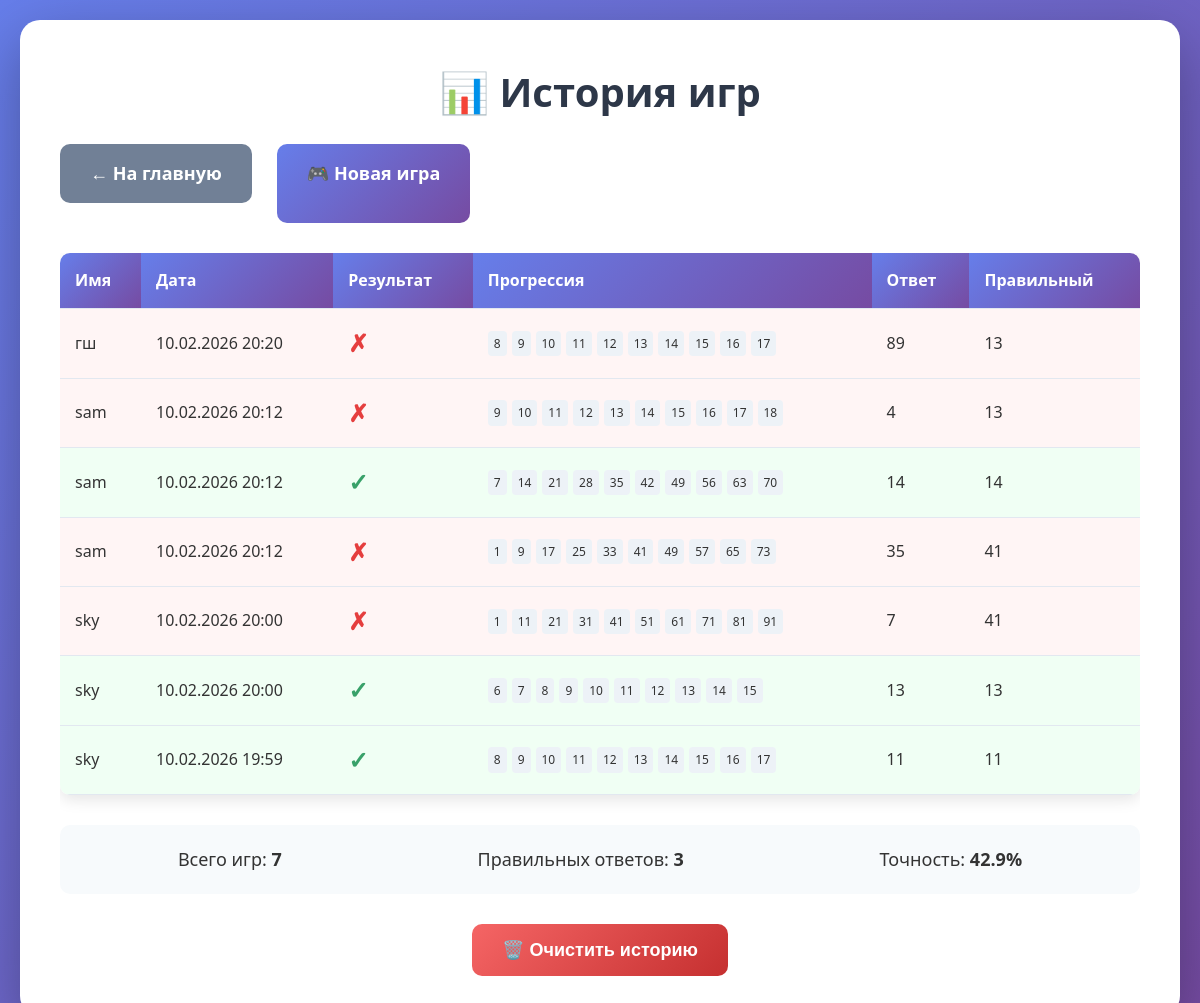
The app's page /history.php?cleared=1 with its own data.
### tables this page shows
CREATE TABLE games (
            id INTEGER PRIMARY KEY AUTOINCREMENT,
            player_name TEXT NOT NULL,
            progression TEXT NOT NULL,
            correct_answer INTEGER NOT NULL,
            user_answer INTEGER NOT NULL,
            is_correct BOOLEAN NOT NULL,
            created_at TIMESTAMP DEFAULT CURRENT_TIMESTAMP
        );

### src/Database.php (called while the page is built, shortened)
<?php
class Database
{
    private $pdo;
    public function __construct()
    {
        $dbPath = __DIR__ . '/../db/game.db';
        $dir = dirname($dbPath);
        $this->pdo = new PDO('sqlite:' . $dbPath);
        $this->pdo->setAttribute(PDO::ATTR_ERRMODE, PDO::ERRMODE_EXCEPTION);
    }
    private function createTable()
    {
        $sql = "CREATE TABLE IF NOT EXISTS games (
            id INTEGER PRIMARY KEY AUTOINCREMENT,
            player_name TEXT NOT NULL,
            progression TEXT NOT NULL,
            correct_answer INTEGER NOT NULL,
            user_answer INTEGER NOT NULL,
            is_correct BOOLEAN NOT NULL,
            created_at TIMESTAMP DEFAULT CURRENT_TIMESTAMP
        )";
        $this->pdo->exec($sql);
    }
    public function getGameHistory($limit = 100)
    {
        $sql = "SELECT * FROM games ORDER BY created_at DESC LIMIT ?";
        $stmt = $this->pdo->prepare($sql);
        $stmt->execute([$limit]);
        return $stmt->fetchAll(PDO::FETCH_ASSOC);
    }
}

### public/history.php (the view, shortened to what this page needs)
<?php
require_once __DIR__ . '/../src/Database.php';
$db = new Database();
$games = $db->getGameHistory();
?>
<!DOCTYPE html>
<html lang="ru">
<head>
    <link rel="stylesheet" href="style.css">
</head>
<body>
    <div class="container">
        <h1>📊 История игр</h1>
        <div class="navigation">
            <a href="index.php" class="btn back-btn">← На главную</a>
            <a href="game.php" class="btn game-btn">🎮 Новая игра</a>
        </div>
        <?php if (empty($games)): ?>
            <div class="no-history">
                <p>История игр пуста. Сыграйте первую игру!</p>
            </div>
        <?php else: ?>
            <div class="history-table">
                <table>
                    <thead>
                        <tr>
                            <th>Имя</th>
                            <th>Дата</th>
                            <th>Результат</th>
                            <th>Прогрессия</th>
                            <th>Ответ</th>
                            <th>Правильный</th>
                        </tr>
                    </thead>
                    <tbody>
                        <?php foreach ($games as $game): ?>
                        <tr class="<?= $game['is_correct'] ? 'correct' : 'incorrect' ?>">
                            <td><?= htmlspecialchars($game['player_name']) ?></td>
                            <td><?= date('d.m.Y H:i', strtotime($game['created_at'])) ?></td>
                            <td>
                                <?php if ($game['is_correct']): ?>
                                    <span class="result-icon correct-icon">✓</span>
                                <?php else: ?>
                                    <span class="result-icon incorrect-icon">✗</span>
                                <?php endif; ?>
                            </td>
                            <td>
                                <div class="progression-small">
                                    <?php
                                    $progArray = explode(' ', $game['progression']);
                                    foreach ($progArray as $num):
                                    ?>
                                        <span><?= htmlspecialchars($num) ?></span>
                                    <?php endforeach; ?>
                                </div>
                            </td>
                            <td><?= htmlspecialchars($game['user_answer']) ?></td>
                            <td><?= htmlspecialchars($game['correct_answer']) ?></td>
                        </tr>
                        <?php endforeach; ?>
                    </tbody>
                </table>
                <div class="stats">
                    <p>Всего игр: <strong><?= count($games) ?></strong></p>
                    <?php
                    $correctCount = count(array_filter($games, fn($g) => $g['is_correct']));
                    $accuracy = count($games) > 0 ? round(($correctCount / count($games)) * 100, 1) : 0;
                    ?>
                    <p>Правильных ответов: <strong><?= $correctCount ?></strong></p>
                    <p>Точность: <strong><?= $accuracy ?>%</strong></p>
                </div>
            </div>
        <?php endif; ?>
        <div class="history-actions">
            <form method="POST" action="clear_history.php" onsubmit="return confirm('Вы уверены, что хотите очистить всю историю?');">
                <button type="submit" class="btn clear-btn">🗑️ Очистить историю</button>
            </form>
        </div>
    </div>
</body>
</html>

### public/style.css (style rules this page uses)
* { margin: 0; padding: 0; box-sizing: border-box; }
body { font-family: 'Segoe UI', Tahoma, Geneva, Verdana, sans-serif; line-height: 1.6; background: linear-gradient(135deg, #667eea 0%, #764ba2 100%); color: #333; min-height: 100vh; padding: 20px; }
.container { max-width: 1200px; margin: 0 auto; background: white; border-radius: 20px; padding: 40px; box-shadow: 0 20px 60px rgba(0, 0, 0, 0.3); }
h1 { color: #2d3748; margin-bottom: 20px; text-align: center; font-size: 2.5em; }
.btn { display: inline-block; padding: 15px 30px; background: linear-gradient(135deg, #667eea 0%, #764ba2 100%); color: white; text-decoration: none; border-radius: 10px; font-weight: bold; font-size: 18px; transition: all 0.3s ease; border: none; cursor: pointer; text-align: center; }
.btn.back-btn { background: #718096; margin-bottom: 20px; }
.btn.game-btn { margin-left: 10px; }
.history-table { overflow-x: auto; margin-top: 30px; }
table { width: 100%; border-collapse: collapse; background: white; border-radius: 10px; overflow: hidden; box-shadow: 0 5px 15px rgba(0, 0, 0, 0.1); }
th, td { padding: 15px; text-align: left; border-bottom: 1px solid #e2e8f0; }
th { background: linear-gradient(135deg, #667eea 0%, #764ba2 100%); color: white; font-weight: bold; }
tr.correct { background: #f0fff4; }
tr.incorrect { background: #fff5f5; }
.result-icon { font-size: 24px; font-weight: bold; }
tr.correct .result-icon { color: #38a169; }
tr.incorrect .result-icon { color: #e53e3e; }
.progression-small { display: flex; flex-wrap: wrap; gap: 5px; max-width: 300px; }
.progression-small span { background: #edf2f7; padding: 3px 6px; border-radius: 4px; font-size: 12px; }
.stats { margin-top: 30px; padding: 20px; background: #f7fafc; border-radius: 10px; display: flex; justify-content: space-around; text-align: center; }
.stats p { font-size: 18px; }
.history-actions { margin-top: 30px; text-align: center; }
.clear-btn { background: linear-gradient(135deg, #f56565 0%, #c53030 100%); }
.navigation { display: flex; gap: 15px; margin-bottom: 25px; flex-wrap: wrap; }
.correct-icon { color: #38a169 !important; }
.incorrect-icon { color: #e53e3e !important; }

### records on screen
games: player_name "гш", created_at "10.02.2026 20:20", progression "8", progression "9", progression "10", progression "11", progression "12", progression "13", progression "14", progression "15", progression "16", progression "17", user_answer "89", correct_answer "13"
games: player_name "sam", created_at "10.02.2026 20:12", progression "9", progression "10", progression "11", progression "12", progression "13", progression "14", progression "15", progression "16", progression "17", progression "18", user_answer "4", correct_answer "13"
games: player_name "sam", created_at "10.02.2026 20:12", progression "7", progression "14", progression "21", progression "28", progression "35", progression "42", progression "49", progression "56", progression "63", progression "70", user_answer "14", correct_answer "14"
games: player_name "sam", created_at "10.02.2026 20:12", progression "1", progression "9", progression "17", progression "25", progression "33", progression "41", progression "49", progression "57", progression "65", progression "73", user_answer "35", correct_answer "41"
games: player_name "sky", created_at "10.02.2026 20:00", progression "1", progression "11", progression "21", progression "31", progression "41", progression "51", progression "61", progression "71", progression "81", progression "91", user_answer "7", correct_answer "41"
games: player_name "sky", created_at "10.02.2026 20:00", progression "6", progression "7", progression "8", progression "9", progression "10", progression "11", progression "12", progression "13", progression "14", progression "15", user_answer "13", correct_answer "13"
games: player_name "sky", created_at "10.02.2026 19:59", progression "8", progression "9", progression "10", progression "11", progression "12", progression "13", progression "14", progression "15", progression "16", progression "17", user_answer "11", correct_answer "11"

### other values on screen
count($games) "7"
$correctCount "3"
$accuracy "42.9"
